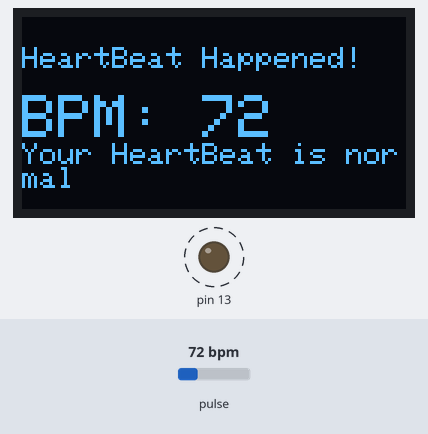
The sketch below on a simulated Arduino Uno, built with avr-gcc and run on an emulated ATmega328P. Parts: 128×64 one-colour display, output pins drawn as LEDs (lit = HIGH). Dashed ring = blinking. Inputs (shaded band) come from the test bench; at power-on: pulse 72 bpm. What the sketch prints to the serial monitor is not drawn.

Above: at 3.2 s.
3.3 s: pulse set to 42 bpm
At 5.4 s:
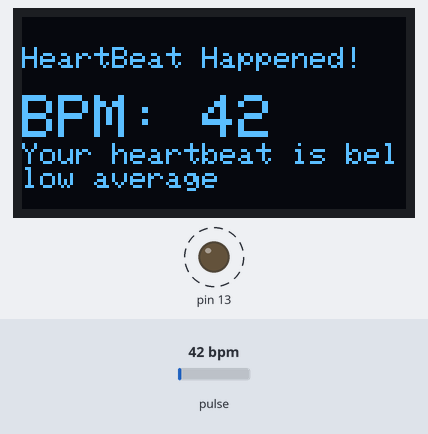
6.3 s: pulse set to 101 bpm
At 6.43 s:
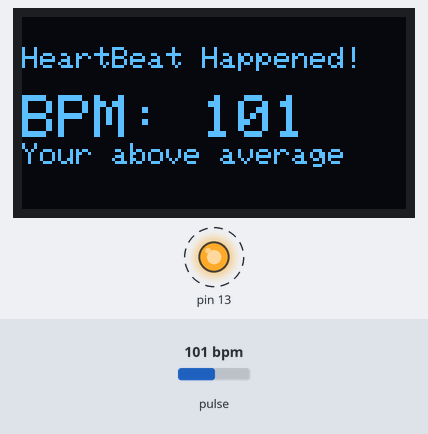
8.6 s: pulse set to 98 bpm
At 10.9 s:
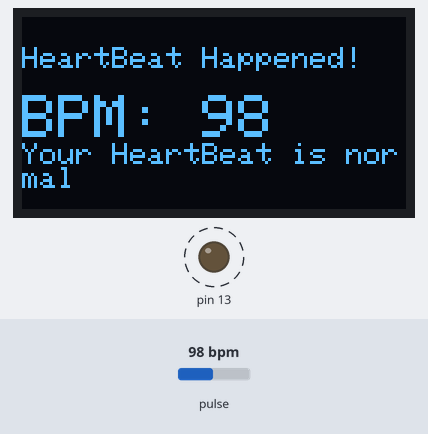
11.0 s: pulse set to 70 bpm
At 12.1 s:
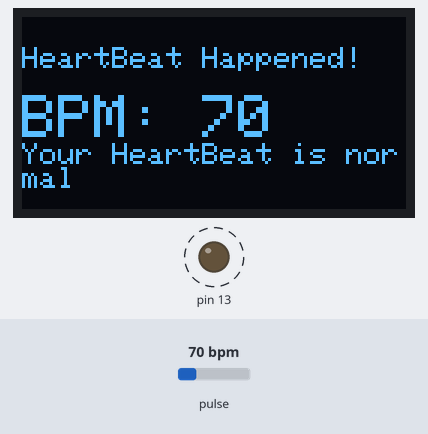
14.0 s: pulse set to 130 bpm
At 16.5 s:
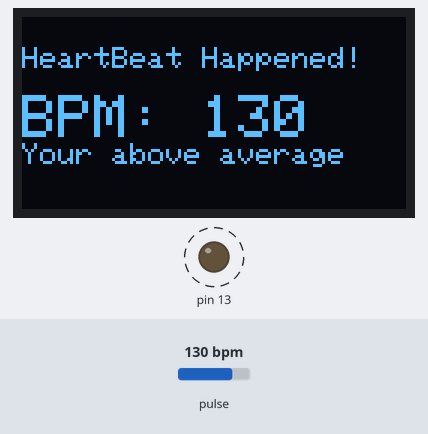
16.6 s: pulse set to 59 bpm
At 18.1 s:
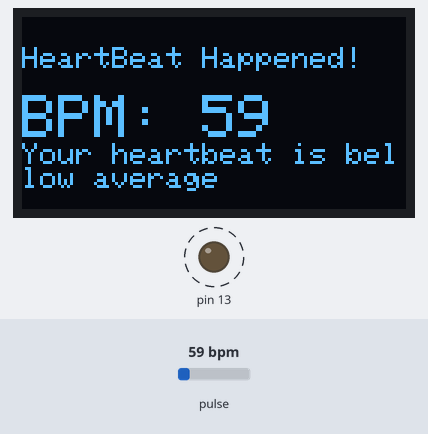
Timing chart, 0 to 20.6 s (numbered marks = the images above; inputs shaded):
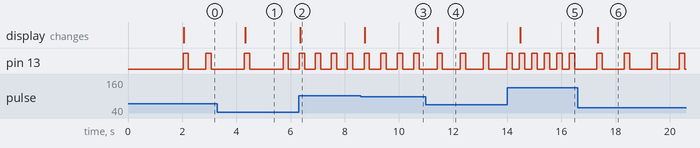

The sketch:

source.ino
```cpp
#include <Wire.h>
#include <Adafruit_GFX.h>
#include <Adafruit_SSD1306.h>

#define SCREEN_WIDTH 128 // OLED display width,  in pixels
#define SCREEN_HEIGHT 64 // OLED display height, in pixels

// declare an SSD1306 display object connected to I2C
Adafruit_SSD1306 oled(SCREEN_WIDTH, SCREEN_HEIGHT, &Wire, -1);

#define USE_ARDUINO_INTERRUPTS true // Set-up low-level interrupts for most acurate BPM math.
#include <PulseSensorPlayground.h>

const int PulseWire = 0; // PulseSensor PURPLE WIRE connected to ANALOG PIN 0
const int LED13 = 13;    // The on-board Arduino LED, close to PIN 13.

PulseSensorPlayground pulseSensor; // Creates an instance of the PulseSensorPlayground object called "pulseSensor"

void setup()
{

    Serial.begin(9600); // For Serial Monitor

    // Configure the PulseSensor object, by assigning our variables to it.
    pulseSensor.analogInput(PulseWire);
    pulseSensor.blinkOnPulse(LED13); //auto-magically blink Arduino's LED with heartbeat.

    // Double-check the "pulseSensor" object was created and "began" seeing a signal.
    if (pulseSensor.begin())
    {
        Serial.println("We created a pulseSensor Object !"); //This prints one time at Arduino power-up,  or on Arduino reset.
    }
    if (!oled.begin(SSD1306_SWITCHCAPVCC, 0x3C))
    {
        Serial.println(F("SSD1306 allocation failed"));
    }
    oled.clearDisplay(); // clear display

    delay(2000); // wait for initializing

    oled.setTextSize(1);      // text size
    oled.setTextColor(WHITE); // text color
}

void loop()
{

    int myBPM = pulseSensor.getBeatsPerMinute(); // Calls function on our pulseSensor object that returns BPM as an "int".
    // "myBPM" hold this BPM value now.

    if (pulseSensor.sawStartOfBeat())
    {                                            // Constantly test to see if "a beat happened".
        Serial.println("HeartBeat Happened ! "); // If test is "true", print a message "a heartbeat happened".
        Serial.print("BPM: ");                   // Print phrase "BPM: "
        Serial.println(myBPM);                   // Print the value inside of myBPM.
        oled.clearDisplay();                     // clear display

        oled.setCursor(0, 10); // position to display
        oled.setTextSize(1.5); // text size

        oled.println("HeartBeat Happened! \n "); // text to display
        oled.setTextSize(2.5);                   // text size

        oled.print("BPM: ");   // text to display
        oled.println(myBPM);   // text to display
        oled.setTextSize(1.5); // text size
        if(myBPM<60){
          oled.print("Your heartbeat is bellow average"); // text to display
        }
        else if (myBPM <= 100 && myBPM >= 60)
            oled.print("Your HeartBeat is normal"); // text to display
        else
            oled.print("Your above average"); // text to display
        oled.display();                           // show on OLED
    }

//    delay(20); // considered best practice in a simple sketch.
}
```

Measured:
- the behaviour switches between 101 and 100 bpm on pulse (found by bisection; images 2 and 3)
- after the input at 3.3 s, pin 13: alternates HIGH for 0.20 s and LOW for 1.2 s, starting after 0.99 s; the display: changes after 1.0 s (image 1)
- after the input at 6.3 s, the display: changes after 0.05 s (image 2)
- after the input at 8.6 s, the display: changes after 0.15 s (image 3)
- after the input at 11.0 s, pin 13: alternates HIGH for 0.20 s and LOW for 0.66 s, starting after 0.41 s; the display: changes after 0.44 s (image 4)
- after the input at 14.0 s, pin 13: alternates HIGH for 0.20 s and LOW for 0.26 s, starting after 0.44 s; the display: changes after 0.48 s (image 5)
- after the input at 16.6 s, pin 13: alternates HIGH for 0.20 s and LOW for 0.82 s, starting after 0.71 s; the display: changes after 0.74 s (image 6)
- by itself, pin 13: alternates HIGH for 0.20 s and LOW for 0.63 s
